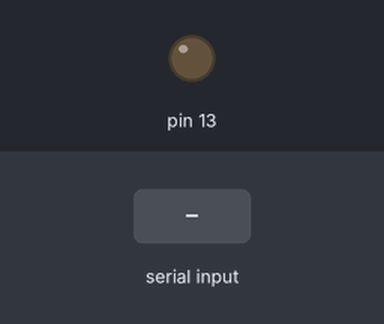
This sketch was run on a simulated Arduino Uno, built with avr-gcc and run on an emulated ATmega328P. On the bench: output pins drawn as LEDs (lit = HIGH). The inputs (shaded band) are chosen by the test bench.

Above: at 1.2 s.
1.3 s: "1" received over Serial
At 1.6 s:
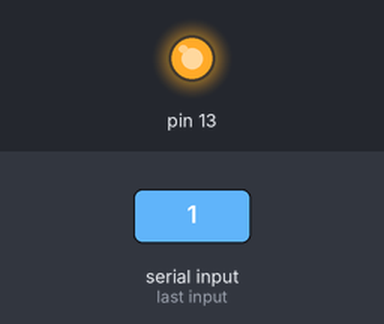
2.8 s: "0" received over Serial
At 4.0 s:
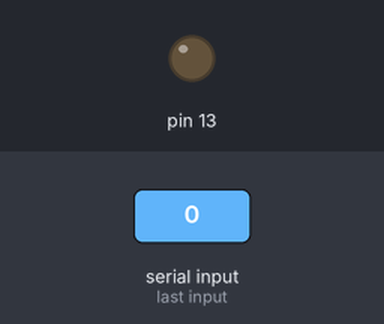
Timing chart, 0 to 5.8 s (numbered marks = the images above; inputs shaded):
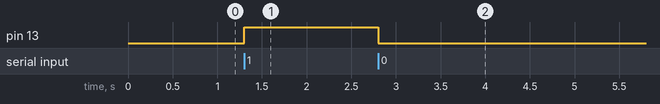

Measured:
- after the input at 1.3 s, pin 13: LOW → HIGH at once
- after the input at 2.8 s, pin 13: HIGH → LOW at once

The sketch:

project1_-_221128__aduino_.ino
```cpp
void setup() {
  // put your setup code here, to run once:
  Serial.begin(9600);
  pinMode (13, OUTPUT);

}

void loop() {
  // put your main code here, to run repeatedly:
  if(Serial.available())
  {
    switch(Serial.read())
    {
      case '1':
        digitalWrite(13, 1);
        break;
      case '0':
        digitalWrite(13, 0);
        break;
    }
  }
}
```
